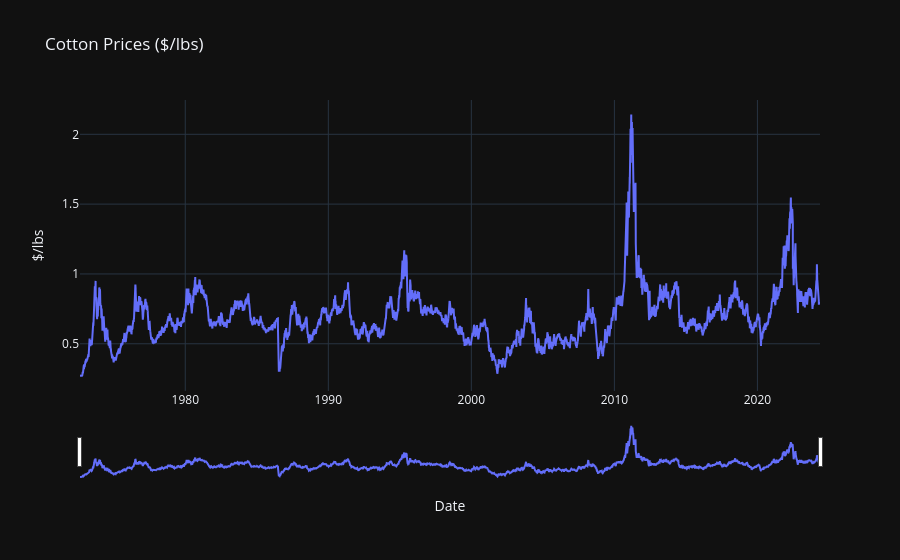

The notebook cell this image was saved under:
### Markdown cell above
# View Price Data

### Code cell
# Create the line plot with Plotly Graph Objects
fig = go.Figure(data=go.Scatter(x=cotton_df.index, y=cotton_df['$/lbs'], mode='lines'))

# Set graph layout, including dynamically set y-axis range
fig.update_layout(
    title='Cotton Prices ($/lbs)',
    xaxis_title='Date',
    yaxis_title='$/lbs',
    template='plotly_dark',
    xaxis=dict(
        rangeslider=dict(
            visible=True
        ),
        type="date"
    ),
    yaxis=dict(
        fixedrange=False  # Allow y-axis to be manually scalable by the user
    )
)

# Show the plot
fig.show()

### Figure 1 — Plotly figure (JSON) as saved in the notebook; plotly's stock layout.template omitted (floating-point values rounded to 4 significant figures; data arrays with more than 128 entries replaced by an {"elided": "..."} marker saying what was removed)
{"data": [{"mode": "lines", "type": "scatter", "x": {"elided": "13025 str values"}, "y": {"elided": "13025 float values"}}], "layout": {"autosize": true, "title": {"text": "Cotton Prices ($/lbs)"}, "xaxis": {"autorange": true, "range": ["1972-08-22", "2024-05-17"], "rangeslider": {"autorange": true, "range": ["1972-08-22", "2024-05-17"], "visible": true, "yaxis": {"_template": null, "rangemode": "match"}}, "title": {"text": "Date"}, "type": "date"}, "yaxis": {"autorange": true, "fixedrange": false, "range": [0.1618, 2.246], "title": {"text": "$/lbs"}, "type": "linear"}}}
